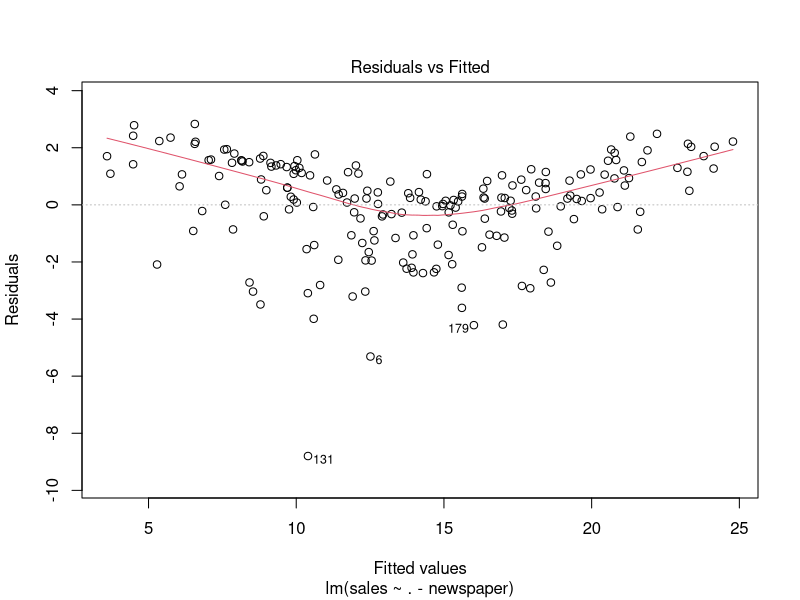
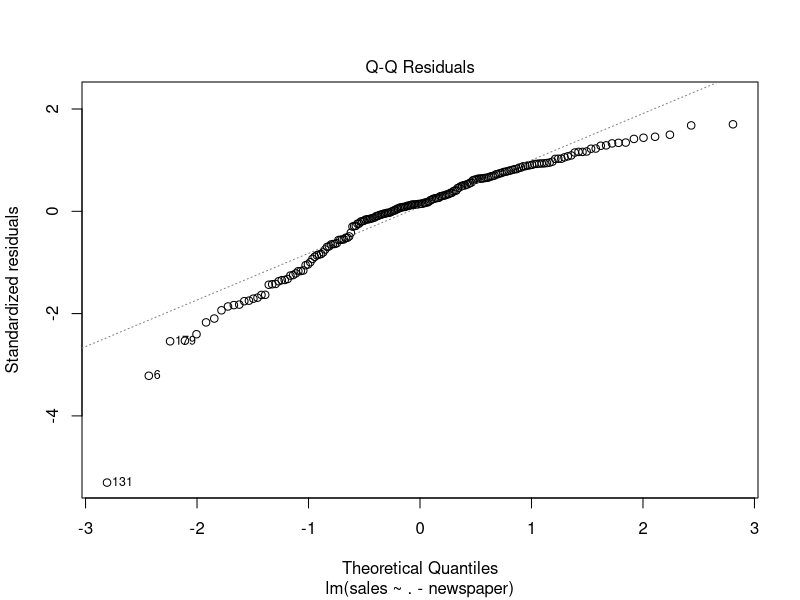
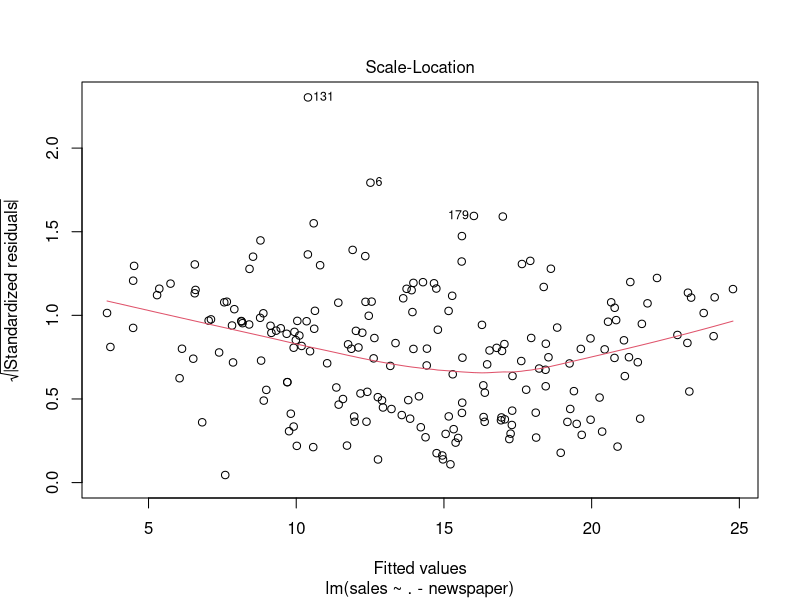
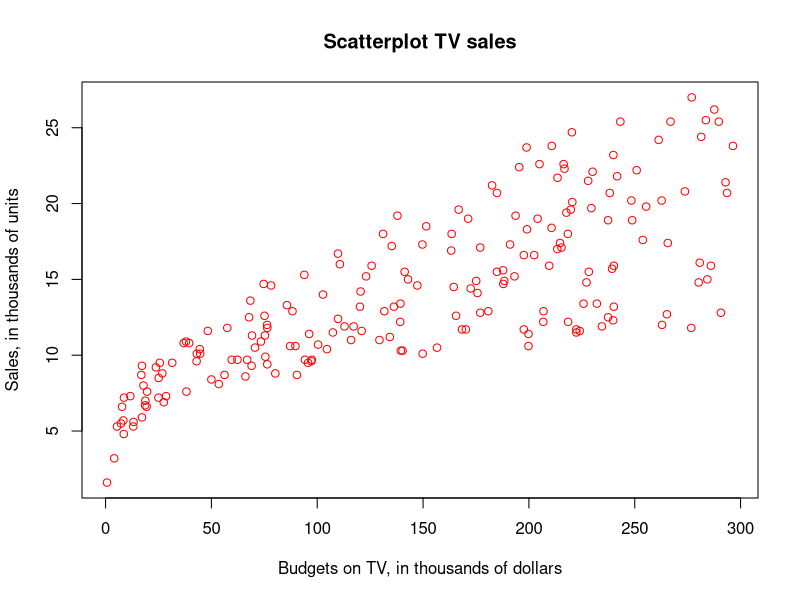
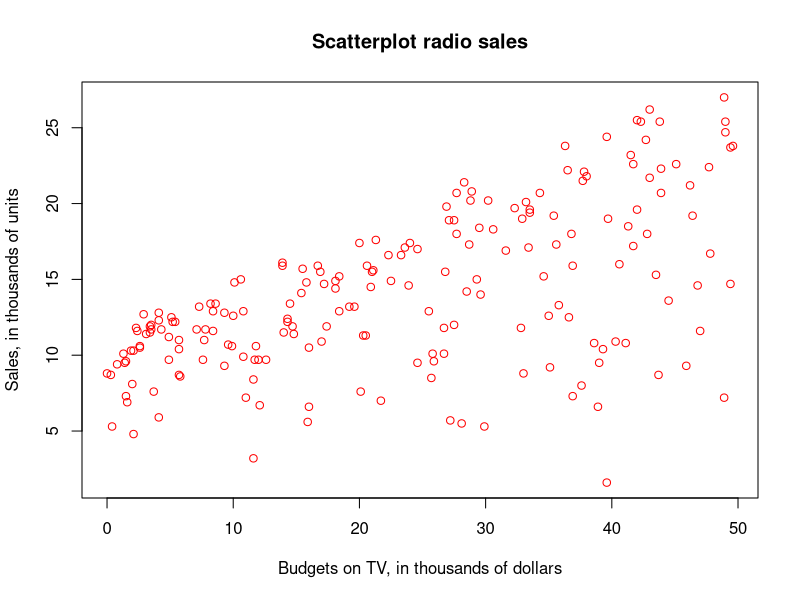
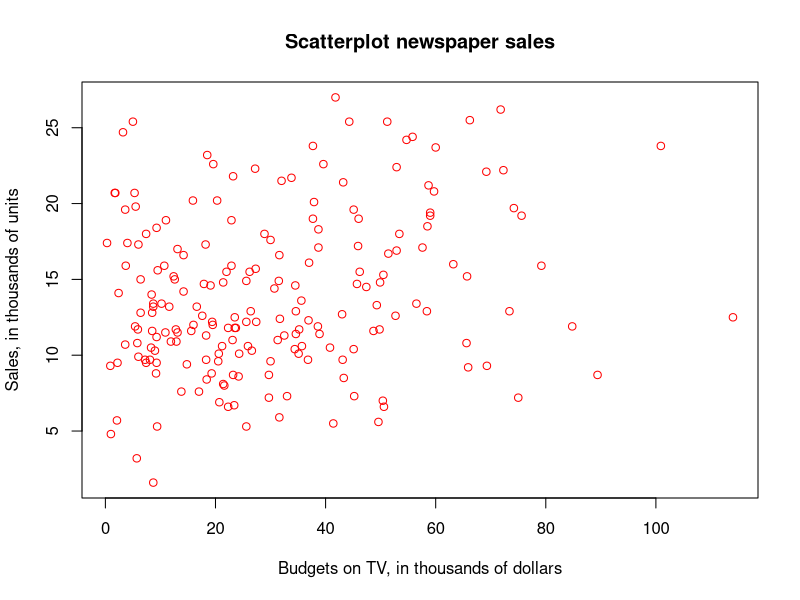

The R script that drew these images, in order:

# read from Advertising.csv
advertising = read.csv("data/Advertising.csv")
advertising.model = lm(sales ~ ., data = advertising)
advertising.model = lm(sales ~ . -newspaper, data = advertising)
advertising.model.summary = summary(advertising.model)

# save to regression.RData
save(advertising.model, advertising.model.summary, file = "data/regression.RData")

# residual-plot.png
png("images/residual-plot.png")
plot(advertising.model, which = c(1))
dev.off()

# normal-qq-plot.png
png("images/normal-qq-plot.png")
plot(advertising.model, which = c(2))
dev.off()

# scale-location-plot.png
png("images/scale-location-plot.png")
plot(advertising.model, which = c(3))
dev.off()

# scatterplot-tv-sales.png
png("images/scatterplot-tv-sales.png")
plot(advertising$TV, advertising$sales, xlab = "Budgets on TV, in thousands of dollars", ylab = "Sales, in thousands of units", main = "Scatterplot TV sales", col = "red")
# abline(advertising.model, col = "blue")
dev.off()

# scatterplot-radio-sales.png
png("images/scatterplot-radio-sales.png")
plot(advertising$radio, advertising$sales, xlab = "Budgets on TV, in thousands of dollars", ylab = "Sales, in thousands of units", main = "Scatterplot radio sales", col = "red")
# abline(advertising.model, col = "blue")
dev.off()

# scatterplot-newspaper-sales.png
png("images/scatterplot-newspaper-sales.png")
plot(advertising$newspaper, advertising$sales, xlab = "Budgets on TV, in thousands of dollars", ylab = "Sales, in thousands of units", main = "Scatterplot newspaper sales", col = "red")
# abline(advertising.model, col = "blue")
dev.off()

